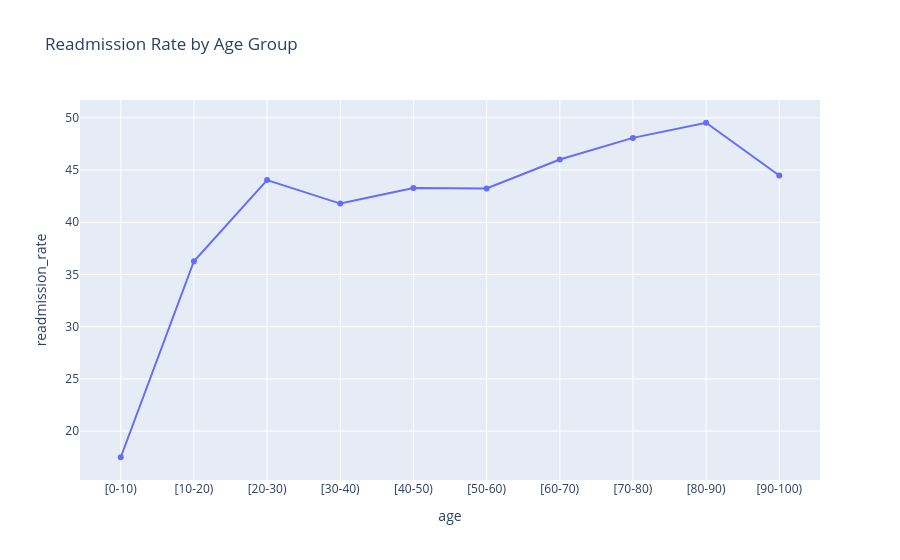

The code cell stored with this chart in its notebook:
### Code cell
query_age = """
SELECT
p.age,
ROUND(
100.0 * SUM(CASE WHEN e.readmitted <> 'NO' THEN 1 ELSE 0 END)
/ COUNT(*),2
) AS readmission_rate
FROM encounters e
JOIN patients p
ON e.patient_nbr = p.patient_nbr
GROUP BY p.age
ORDER BY p.age;
"""

df_age = pd.read_sql_query(query_age, conn)

fig = px.line(
    df_age,
    x="age",
    y="readmission_rate",
    markers=True,
    title="Readmission Rate by Age Group"
)
fig.write_image("./reports/readmission_age.png", scale=2)
fig.show()

### Figure 1 — Plotly figure (JSON) as saved in the notebook; plotly's stock layout.template omitted (floating-point values rounded to 4 significant figures)
{"data": [{"hovertemplate": "age=%{x}<br>readmission_rate=%{y}<extra></extra>", "legendgroup": "", "line": {"color": "#636efa", "dash": "solid"}, "marker": {"symbol": "circle"}, "mode": "lines+markers", "name": "", "orientation": "v", "showlegend": false, "type": "scatter", "x": ["[0-10)", "[10-20)", "[20-30)", "[30-40)", "[40-50)", "[50-60)", "[60-70)", "[70-80)", "[80-90)", "[90-100)"], "xaxis": "x", "y": [17.5, 36.27, 44.04, 41.79, 43.28, 43.23, 46.01, 48.08, 49.53, 44.48], "yaxis": "y"}], "layout": {"legend": {"tracegroupgap": 0}, "title": {"text": "Readmission Rate by Age Group"}, "xaxis": {"anchor": "y", "domain": [0, 1], "title": {"text": "age"}}, "yaxis": {"anchor": "x", "domain": [0, 1], "title": {"text": "readmission_rate"}}}}
